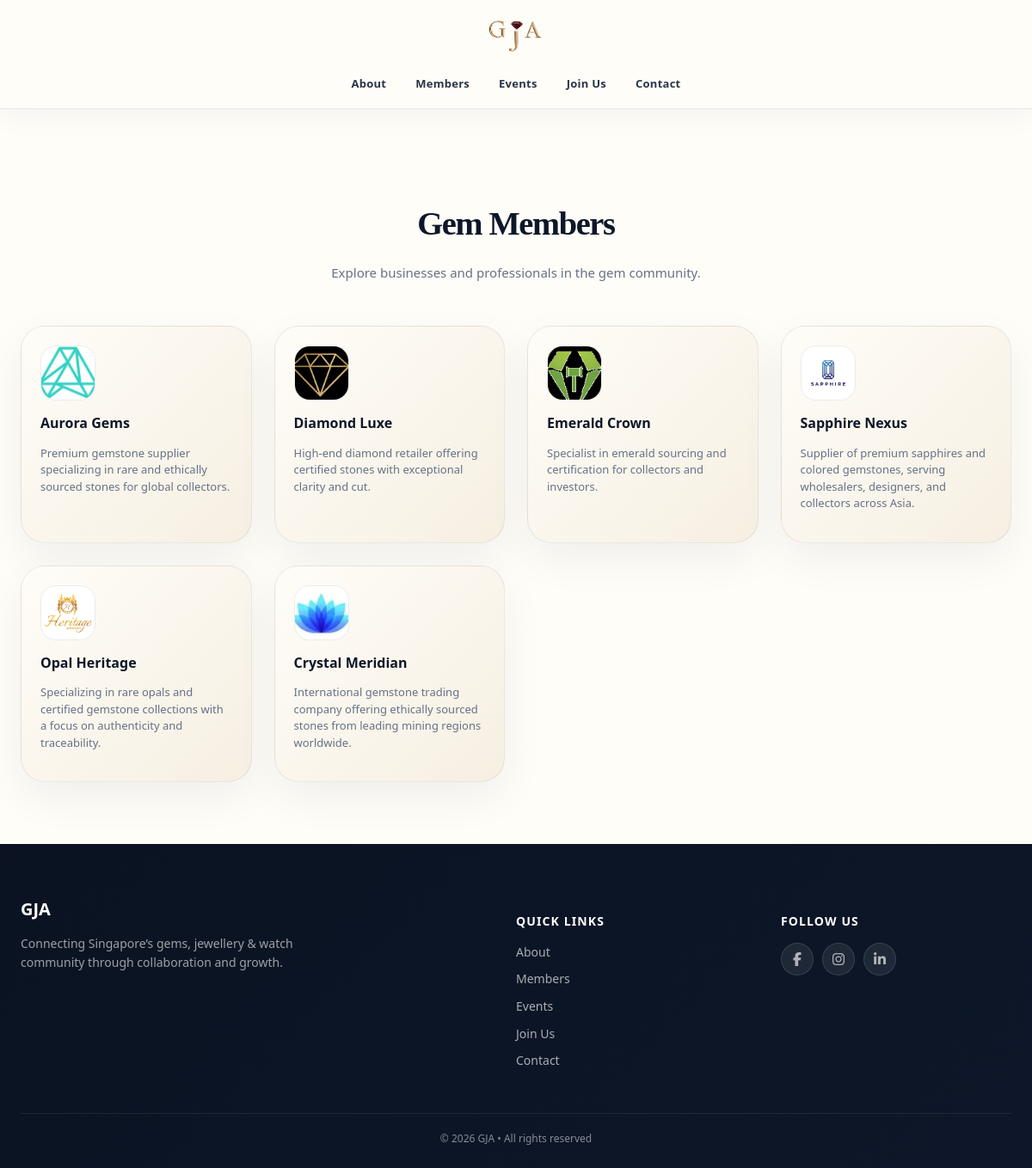
Page /members/gem/ on the committed database.
### gja/models.py (models this page shows, shortened)
class Member(models.Model):
    CATEGORY_CHOICES = [
        ('gem', 'Gem'),
        ('jewellery', 'Jewellery'),
        ('watch', 'Watch'),
        ('design', 'Design'),
    ]
    name = models.CharField(max_length=200)
    category = models.CharField(
        max_length=20,
        choices=CATEGORY_CHOICES
    )
    description = models.TextField()
    logo = models.ImageField(upload_to='members/')

### gja/views.py (the view)
def members_by_category(request, slug):
    if slug not in dict(Member.CATEGORY_CHOICES):
        raise Http404()
    members = Member.objects.filter(
        category=slug
    )
    return render(
        request,
        'members/members_list.html',
        {
            'members': members,
            'category': dict(
                Member.CATEGORY_CHOICES
            )[slug]
        }
    )

### templates/members/members_list.html (shortened to what this page needs)
{% extends 'base.html' %}
{% load static %}
{% block extra_css %}
<link rel="stylesheet" href="{% static 'css/members.css' %}">
{% endblock %}
{% block content %}
<section class="members-page">
    <div class="container">
        <div class="section-head">
            <h1 class="serif">
                {{ category }} Members
            </h1>
            <p>
                Explore businesses and professionals
                in the {{ category|lower }} community.
            </p>
        </div>
        <div class="member-grid">
            {% for member in members %}
            <div class="member-card">
                <div class="member-logo">
                    <img src="{{ member.logo.url }}" alt="{{ member.name }}">
                </div>
                <div class="member-info">
                    <h3>{{ member.name }}</h3>
                    <p>{{ member.description }}</p>
                </div>
            </div>
            {% empty %}
            <div class="empty-state">
                <h3>No Members Yet</h3>
                <p>Members for this category will appear here.</p>
            </div>
            {% endfor %}
        </div>
    </div>
</section>
{% endblock %}

### static/css/base.css (style rules this page uses)
:root { --navy:#0d1729; --navy2:#15243c; --ink:#162033; --muted:#657186; --ivory:#fbf6ed; --cream:#fffdf8; --gold:#c8a45d; --gold2:#e6d19b; --line:rgba(13,23,41,.14); --shadow:0 28px 90px rgba(13,23,41,.18); --section-padding:clamp(48px, 6vw, 86px); --radius:28px; --max:1180px; }
* { box-sizing:border-box }
html { scroll-behavior:smooth; scroll-padding-top: 100px; }
body { margin:0; font-family:ui-sans-serif,system-ui,-apple-system,BlinkMacSystemFont,"Segoe UI",sans-serif; color:var(--ink); background:var(--cream); line-height:1.55 }
.serif { font-family:Georgia,"Times New Roman",serif; letter-spacing:-.035em }

### static/css/members.css (style rules this page uses)
.members-page { padding: var(--section-padding) 24px; }
.members-page .container { max-width: var(--max); margin: 0 auto; }
.section-head { text-align: center; margin-bottom: 50px; }
.section-head h1 { font-size: clamp(28px, 3.2vw, 44px); color: var(--navy); margin-bottom: 10px; }
.section-head p { color: var(--muted); font-size: 15px; }
.member-grid { display: grid; grid-template-columns: repeat(auto-fit, minmax(260px, 1fr)); gap: 26px; }
.member-card { background: linear-gradient(135deg, #fffdf8, #f6efe2); border: 1px solid rgba(13, 23, 41, 0.08); border-radius: var(--radius); padding: 22px; box-shadow: 0 18px 50px rgba(13, 23, 41, 0.06); transition: all 0.3s ease; position: relative; overflow: hidden; }
.member-card h3 { margin: 0; font-size: 1.1rem; color: #0d1729; }
.member-card::after { content: ""; position: absolute; inset: 0; background: radial-gradient(circle at top right, rgba(200,164,93,.18), transparent 60%); opacity: 0; transition: 0.3s ease; }
.member-logo { width: 64px; height: 64px; border-radius: 18px; background: #fff; border: 1px solid rgba(13, 23, 41, 0.08); display: grid; place-items: center; margin-bottom: 14px; overflow: hidden; }
.member-logo img { width: 100%; height: 100%; object-fit: cover; }
.member-info h3 { font-size: 16px; color: var(--navy); margin-bottom: 8px; }
.member-info p { font-size: 13px; color: var(--muted); line-height: 1.5; }

### rows in the picture
Member: logo (picture), name "Aurora Gems", description "Premium gemstone supplier specializing in rare and ethically sourced stones for global collectors."
Member: logo (picture), name "Diamond Luxe", description "High-end diamond retailer offering certified stones with exceptional clarity and cut."
Member: logo (picture), name "Emerald Crown", description "Specialist in emerald sourcing and certification for collectors and investors."
Member: logo (picture), name "Sapphire Nexus", description "Supplier of premium sapphires and colored gemstones, serving wholesalers, designers, and collectors across Asia."
Member: logo (picture), name "Opal Heritage", description "Specializing in rare opals and certified gemstone collections with a focus on authenticity and traceability."
Member: logo (picture), name "Crystal Meridian", description "International gemstone trading company offering ethically sourced stones from leading mining regions worldwide."

### other values in the picture
{{ category }} "Gem"
{{ category|lower }} "gem"
